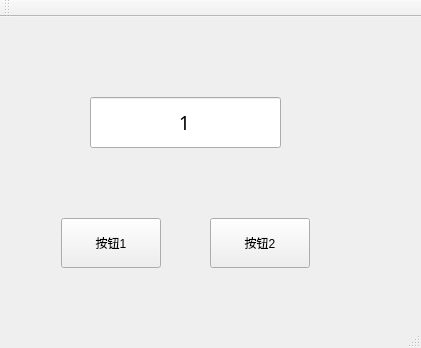
<?xml version="1.0" encoding="UTF-8"?>
<ui version="4.0">
 <class>MainWindow</class>
 <widget class="QMainWindow" name="MainWindow">
  <property name="geometry">
   <rect>
    <x>0</x>
    <y>0</y>
    <width>421</width>
    <height>348</height>
   </rect>
  </property>
  <property name="windowTitle">
   <string>MainWindow</string>
  </property>
  <widget class="QWidget" name="centralWidget">
   <widget class="QLineEdit" name="lineEdit">
    <property name="geometry">
     <rect>
      <x>90</x>
      <y>80</y>
      <width>191</width>
      <height>51</height>
     </rect>
    </property>
    <property name="font">
     <font>
      <family>等线</family>
      <pointsize>14</pointsize>
     </font>
    </property>
    <property name="text">
     <string>1</string>
    </property>
    <property name="alignment">
     <set>Qt::AlignCenter</set>
    </property>
   </widget>
   <widget class="QWidget" name="horizontalLayoutWidget">
    <property name="geometry">
     <rect>
      <x>50</x>
      <y>190</y>
      <width>271</width>
      <height>61</height>
     </rect>
    </property>
    <layout class="QHBoxLayout" name="horizontalLayout">
     <item>
      <widget class="QPushButton" name="pushButton_1">
       <property name="minimumSize">
        <size>
         <width>100</width>
         <height>50</height>
        </size>
       </property>
       <property name="text">
        <string>按钮1</string>
       </property>
      </widget>
     </item>
     <item>
      <spacer name="horizontalSpacer">
       <property name="orientation">
        <enum>Qt::Horizontal</enum>
       </property>
       <property name="sizeHint" stdset="0">
        <size>
         <width>40</width>
         <height>20</height>
        </size>
       </property>
      </spacer>
     </item>
     <item>
      <widget class="QPushButton" name="pushButton_2">
       <property name="minimumSize">
        <size>
         <width>100</width>
         <height>50</height>
        </size>
       </property>
       <property name="text">
        <string>按钮2</string>
       </property>
      </widget>
     </item>
    </layout>
   </widget>
  </widget>
  <widget class="QMenuBar" name="menuBar">
   <property name="geometry">
    <rect>
     <x>0</x>
     <y>0</y>
     <width>421</width>
     <height>23</height>
    </rect>
   </property>
  </widget>
  <widget class="QToolBar" name="mainToolBar">
   <attribute name="toolBarArea">
    <enum>TopToolBarArea</enum>
   </attribute>
   <attribute name="toolBarBreak">
    <bool>false</bool>
   </attribute>
  </widget>
  <widget class="QStatusBar" name="statusBar"/>
 </widget>
 <layoutdefault spacing="6" margin="11"/>
 <resources/>
 <connections/>
</ui>
